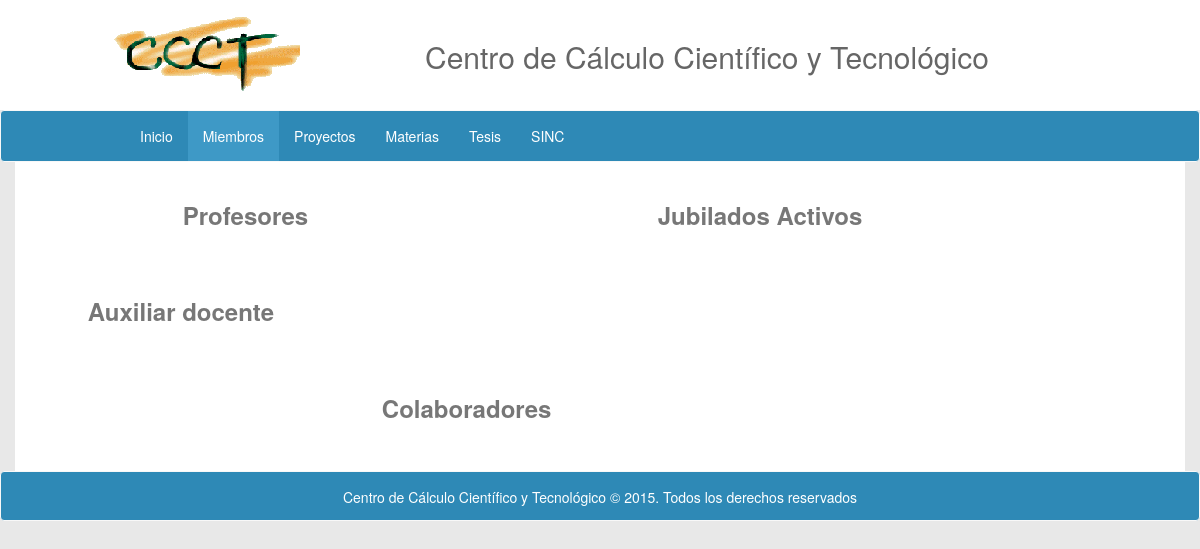
The page /member/ on the database as committed earlier.
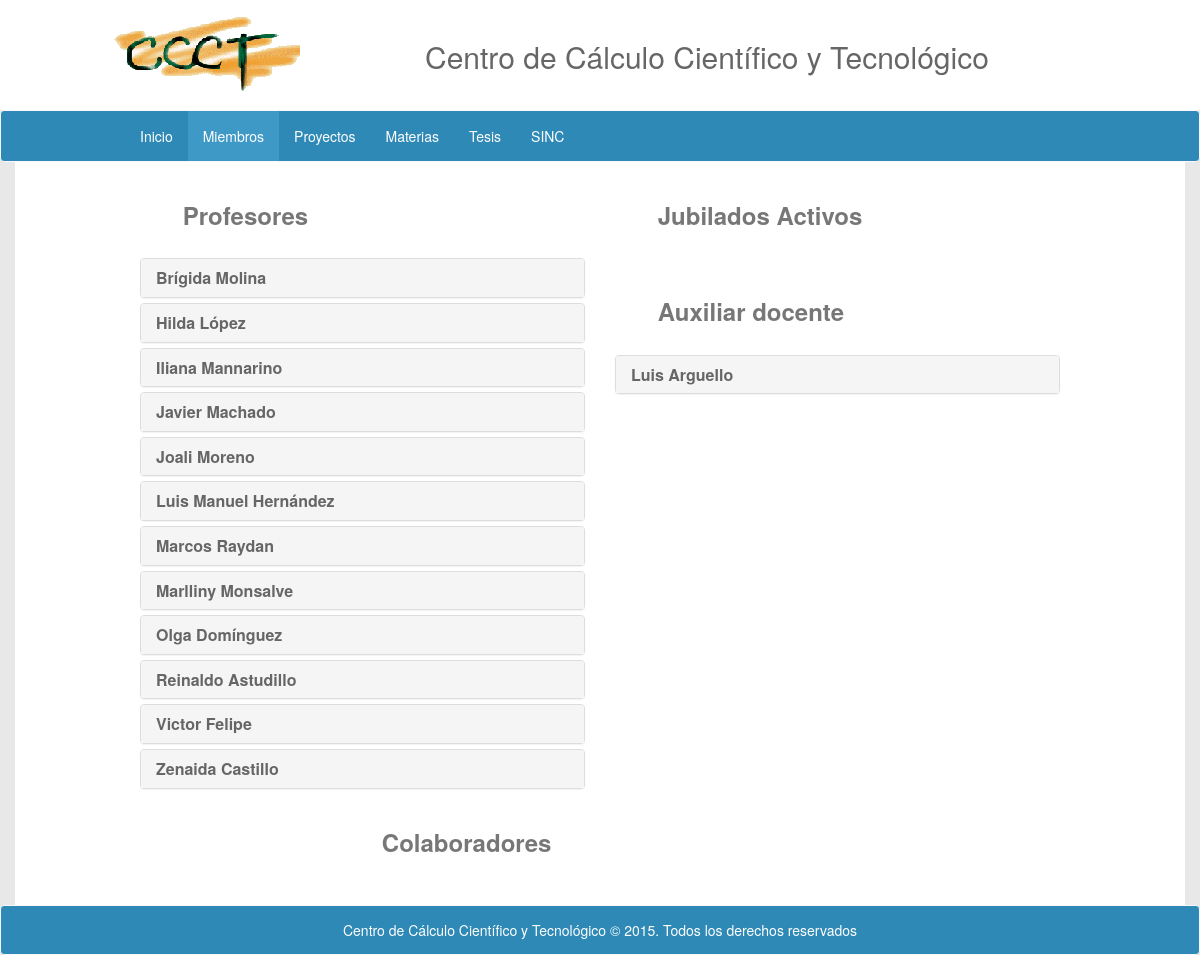
The same page on the database as committed later.
### webpage/models.py (models this page shows, shortened)
class Member(models.Model):
	name = models.CharField(max_length = 50)
	email = models.EmailField(max_length = 50)
	link = models.CharField(max_length = 50)
	abstract = models.CharField(max_length = 300, default = "")
	ctype = models.IntegerField(default = 0)
	html = models.TextField(default = "")

### webpage/views.py (the view)
# urls.py: url(r'^member/(?P<name>\w+)/edit/$', views.editprofile, name='editprofile'),
def member(request):
	context = {'profesors': Member.objects.filter(ctype = 0).order_by('name'), 'retired': Member.objects.filter(ctype = 2).order_by('name'), 'colaborator': Member.objects.filter(ctype = 3).order_by('name'), 'auxiliar': Member.objects.filter(ctype = 1).order_by('name')}
	return render(request, 'webpage/member.html', context)

### webpage/templates/webpage/member.html (shortened to what this page needs)
{% extends "webpage/base.html" %}
{% block memberActive%} active {% endblock %}
{% block body%}
<div class="container backwhite">
  <br>
	<div class="col-md-5 col-md-offset-1">
		<h3 class="title"><b>Profesores</b></h3><br>
		<div class="panel-group" id="accordion">
			{% for m in profesors %}
			<div class="panel panel-default">
				<div id="m{{m.id}}" class="panel-heading">
					<h4 id="mm{{m.id}}" class="panel-title content">
						<a data-toggle="collapse" data-parent="#accordion" href="#member{{m.id}}"> <b>{{m.name}}</b></a>
					</h4>
				</div>
			</div>
			{% endfor %}
		</div>
	</div>
	<div class="col-md-5">
		<h3 class="title"><b>Jubilados Activos</b></h3><br>
	</div>
	<div class="col-md-5">
		<h3 class="title"><b>Auxiliar docente</b></h3><br>
		<div class="panel-group" id="accordion">
			{% for m in auxiliar %}
			<div class="panel panel-default content">
				<div id="m{{m.id}}" class="panel-heading">
					<h4 id="mm{{m.id}}" class="panel-title content">
						<a data-toggle="collapse" data-parent="#accordion" href="#member{{m.id}}"> <b>{{m.name}}</b></a>
					</h4>
				</div>
			</div>
			{% endfor %}
		</div>
	</div>
	<br>
</div>
<div class="container backwhite">
	<div class="col-md-6 col-md-offset-3">
		<h3 class="title"><b>Colaboradores</b></h3><br>
	</div>
</div>
{% endblock %}

### webpage/templates/webpage/base.html (shortened to what this page needs)
{% load staticfiles %}
<!DOCTYPE html>
<html>
<head>
  <link rel="stylesheet" type="text/css" href="{% static 'webpage/css/bootstrap.css' %}"/>
  <link rel="stylesheet" type="text/css" href="{% static 'webpage/css/styles.css' %}"/>
</head>
<body class="back">
  <div class="navjumb test">
    <div class="container">
      <div class="col-md-4 col-sm-4">
        <div class="image-two"><a class="logo navbar-brand" href="#"></a></div>
      </div>
      <div class="col-md-8 col-sm-8">
        <br>
        <h2>Centro de C&aacute;lculo Cient&iacute;fico y Tecnol&oacute;gico<h2>
      </div>
    </div>
  </div>
  <nav class="navjumb navbar navbar-default borderless">
    <div class="container header test2">
      <div class="col-md-1"></div>
      <div id="navbar" class="navbar-collapse collapse">
        <ul class="nav navbar-nav test3">
          <li class="{% block homeActive %}{% endblock %}"><a href="{% url 'webpage:home' %}" class="test4">Inicio</a></li>
          <li class="{% block memberActive %}{% endblock %}"><a href="{% url 'webpage:member' %}" class="test4">Miembros</a></li>
          <li class="{% block projectActive %}{% endblock %}"><a href="{% url 'webpage:project' %}" class="test4">Proyectos</a></li>
          <li class="{% block courseActive %}{% endblock %}"><a href="{% url 'webpage:subject' %}" class="test4">Materias</a></li>
          <li class="{% block tesisActive %}{% endblock %}"><a href="{% url 'webpage:tesis' %}" class="test4">Tesis</a></li>
          <li class="{% block seminarActive %}{% endblock %}"><a href="#">SINC</a></li>
        </ul>
      </div>
    </div>
  </nav>
  {% block body %} {% endblock %}
  <nav class="navjumb navbar navbar-default borderless">
    <div class="container header test2">
      <div id="navbar" class="navbar-collapse collapse">
        <p class="content footer">Centro de C&aacute;lculo Cient&iacute;fico y Tecnol&oacute;gico © 2015. Todos los derechos reservados</p>
      </div>
    </div>
  </nav>
</body>
</html>

### webpage/static/webpage/css/styles.css (style rules this page uses)
.navjumb { margin-bottom: 0px; }
div.image-two { content:url('../media/ccct.gif'); margin-bottom: 15px; margin-top: 15px; padding-left: 18%; }
.title { padding-left: 9.6%; color: #777; }
.content { color: #666; }
.footer { text-align: center; padding-top: 1.3%; color: #fff; }
.test { background-color: #fff; color: #666; }
.test2 { background-color: #2E89B6; border-color: #2E89B6; }
.test4 { color: #fff; }
.back { background-color: #E8E8E8; }
.backwhite { background-color: #fff; }
.borderless { border-color: #F8F8F8; }

Rows that differ between the two databases and show on the page:
added Member: name "Brígida Molina", shown under "Profesores"
added Member: name "Hilda López", shown under "Profesores"
added Member: name "Iliana Mannarino", shown under "Profesores"
added Member: name "Javier Machado", shown under "Profesores"
added Member: name "Joali Moreno", shown under "Profesores"
added Member: name "Luis Manuel Hernández", shown under "Profesores"
added Member: name "Marcos Raydan", shown under "Profesores"
added Member: name "Marlliny Monsalve", shown under "Profesores"
added Member: name "Olga Domínguez", shown under "Profesores"
added Member: name "Reinaldo Astudillo", shown under "Profesores"
added Member: name "Victor Felipe", shown under "Profesores"
added Member: name "Zenaida Castillo", shown under "Profesores"
added Member: name "Luis Arguello", shown under "Auxiliar docente"
